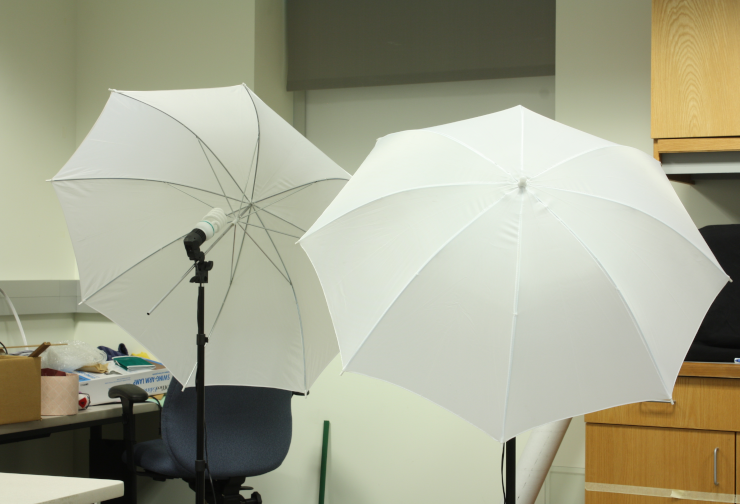
#> input picture umbrellaL.png, 740 x 504 px
$ python 3.2.py
#> lines starting #> are read from the running program, lines starting #| are printed output that depends on the picture
import numpy as np
import cv2
import sys
from mpl_toolkits import mplot3d
from matplotlib import pyplot as plt

def change(objects):
    pass


#
def getDisparityMap(imL, imR, numDisparities, blockSize):
    stereo = cv2.StereoBM_create(numDisparities=numDisparities, blockSize=blockSize)

    disparity = stereo.compute(imL, imR)
    disparity = disparity - disparity.min() + 1 # Add 1 so we don't get a zero depth, later
    disparity = disparity.astype(np.float32) / 16.0 # Map is fixed point int with 4 fractional bits

    return disparity # floating point image
# ================================================

# ================================================
#
def plot(disparity):
    # This just plots some sample points.  Change this function to
    # plot the 3D reconstruction from the disparity map and other values
    x = []
    y = []
    z = []
    for r in range(4):
        for c in range(4):
                x += [c]
                y += [r]
                z += [r*c]

    # Plt depths
    ax = plt.axes(projection ='3d')
    ax.scatter(x, y, z, 'green')

    # Labels
    ax.set_xlabel('x')
    ax.set_ylabel('y')
    ax.set_zlabel('z')

    plt.savefig('myplot.pdf', bbox_inches='tight') # Can also specify an image, e.g. myplot.png
    plt.show()


# ============================================================================
# ============================================================================
if __name__ == '__main__':

    # Load left image
    filename = 'umbrellaL.png'
    imgL = cv2.imread(filename, cv2.IMREAD_GRAYSCALE)
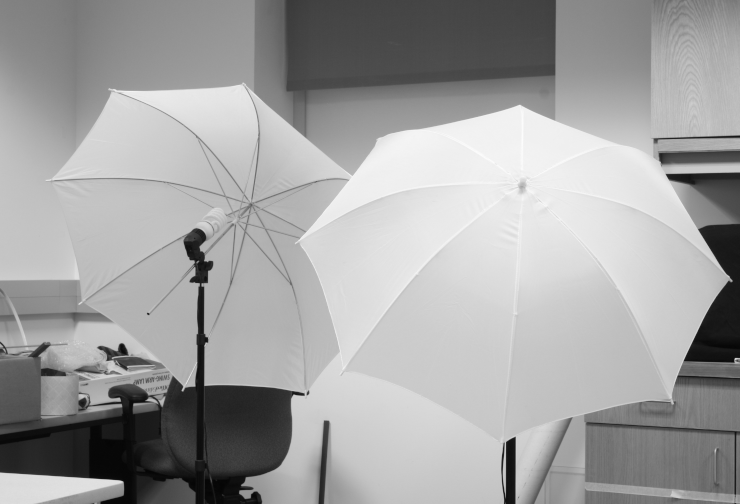
#> imgL: shape (504, 740); min 5, max 252, mean 161.7
    imgL = cv2.Canny(imgL, 70, 150)
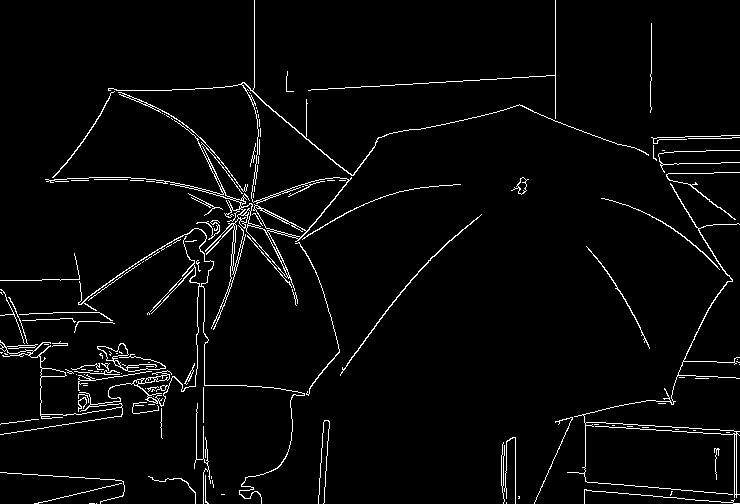
#> imgL: shape (504, 740); 3.3% white in thin lines or dots
    #
    if imgL is None:
        print('\nError: failed to open {}.\n'.format(filename))
        sys.exit()


    # Load right image
    filename = 'umbrellaR.png'
    imgR = cv2.imread(filename, cv2.IMREAD_GRAYSCALE)
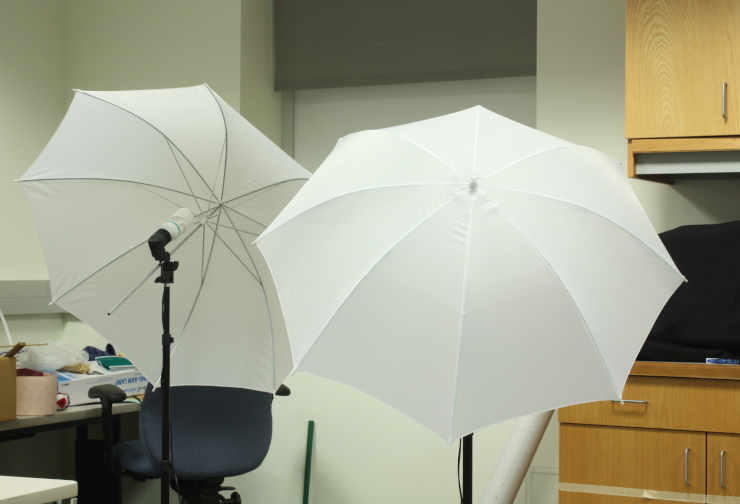
#> input picture umbrellaR.png, 740 x 504 px
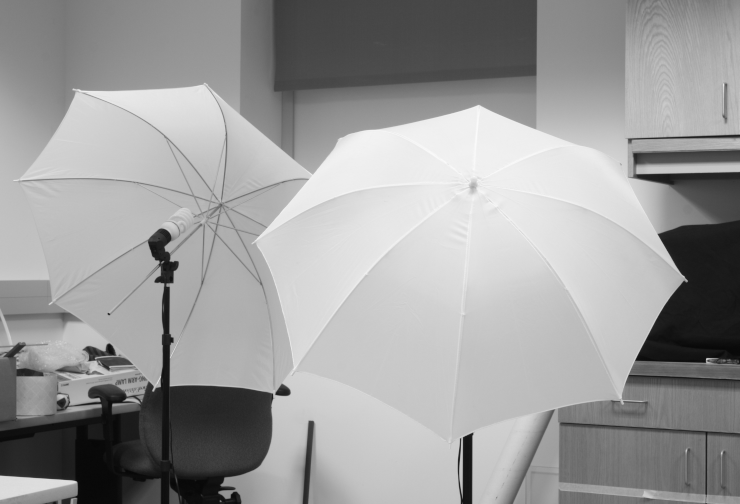
#> imgR: shape (504, 740); min 7, max 250, mean 155.8
    imgR = cv2.Canny(imgR, 70, 150)
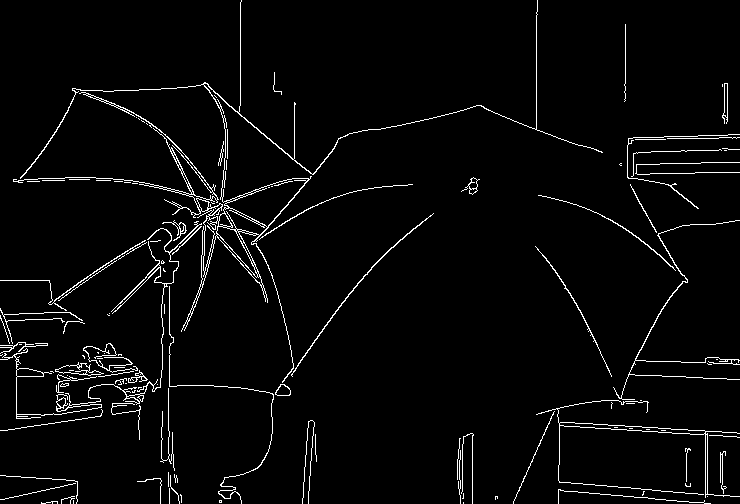
#> imgR: shape (504, 740); 3.3% white in thin lines or dots
    #
    if imgR is None:
        print('\nError: failed to open {}.\n'.format(filename))
        sys.exit()


    # Create a window to display the image in
    cv2.namedWindow('Disparity', cv2.WINDOW_NORMAL)

    # # Get disparity map
    disparity = getDisparityMap(imgL, imgR, 16, 5)
#> in getDisparityMap, `disparity = stereo.compute(imL, imR)`:
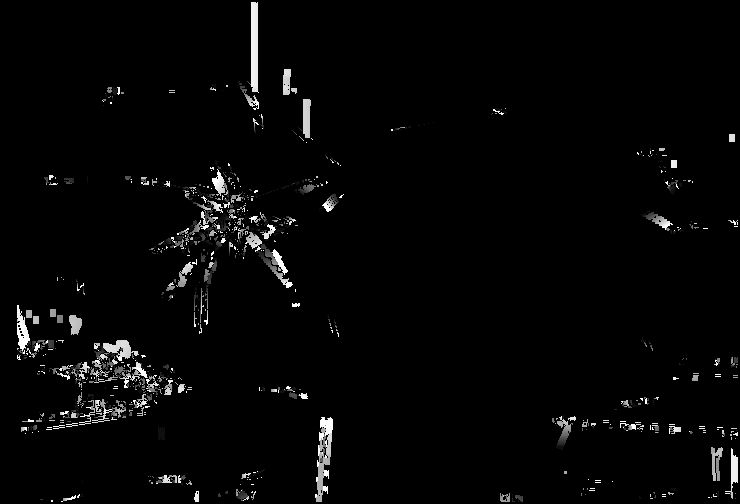
#> disparity: shape (504, 740) int16; min -16, max 240, mean -10.1; drawn with min black and max white
    #
    # # Normalise for display
    disparityImg = np.interp(disparity, (disparity.min(), disparity.max()), (0.0, 1.0))

    # Show result
    cv2.imshow('Disparity', disparityImg)
    cv2.createTrackbar('numberDisparity', 'Disparity', 16, 512, change)
    cv2.createTrackbar('blockSize', 'Disparity', 5, 255, change)

    # Show 3D plot of the scene
    # plot(disparity)

    # Wait for spacebar press or escape before closing,
    # otherwise window will close without you seeing it
    while True:
        cv2.imshow('Disparity', disparityImg)
        key = cv2.waitKey(1)
#> (key Esc is pressed here)
        if key == ord(' ') or key == 27:
            break
        #Get trackbars
        numd = cv2.getTrackbarPos('numberDisparity', 'Disparity')
        bs = cv2.getTrackbarPos('blockSize', 'Disparity')

        if numd % 16 != 0 or bs % 2 ==0 :
            continue
        else:
            disparity = getDisparityMap(imgL, imgR, numd, bs)
            disparityImg = np.interp(disparity, (disparity.min(), disparity.max()),(0.0,1.0))

    cv2.destroyAllWindows()
